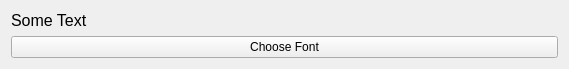
<?xml version="1.0" encoding="UTF-8"?>
<ui version="4.0">
 <class>Widget</class>
 <widget class="QWidget" name="Widget">
  <property name="geometry">
   <rect>
    <x>0</x>
    <y>0</y>
    <width>569</width>
    <height>62</height>
   </rect>
  </property>
  <property name="windowTitle">
   <string>Widget</string>
  </property>
  <layout class="QVBoxLayout" name="verticalLayout">
   <item>
    <widget class="QLabel" name="label">
     <property name="font">
      <font>
       <pointsize>12</pointsize>
      </font>
     </property>
     <property name="text">
      <string>Some Text</string>
     </property>
    </widget>
   </item>
   <item>
    <widget class="QPushButton" name="chooseFontButton">
     <property name="text">
      <string>Choose Font</string>
     </property>
    </widget>
   </item>
  </layout>
 </widget>
 <resources/>
 <connections/>
</ui>
